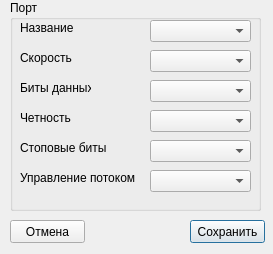
<?xml version="1.0" encoding="UTF-8"?>
<ui version="4.0">
 <class>serialPortsDialog</class>
 <widget class="QDialog" name="serialPortsDialog">
  <property name="geometry">
   <rect>
    <x>0</x>
    <y>0</y>
    <width>273</width>
    <height>254</height>
   </rect>
  </property>
  <property name="windowTitle">
   <string>Dialog</string>
  </property>
  <widget class="QGroupBox" name="groupBox">
   <property name="geometry">
    <rect>
     <x>10</x>
     <y>0</y>
     <width>251</width>
     <height>211</height>
    </rect>
   </property>
   <property name="title">
    <string>Порт</string>
   </property>
   <widget class="QComboBox" name="flowControl">
    <property name="geometry">
     <rect>
      <x>140</x>
      <y>170</y>
      <width>101</width>
      <height>22</height>
     </rect>
    </property>
   </widget>
   <widget class="QLabel" name="label_5">
    <property name="geometry">
     <rect>
      <x>10</x>
      <y>170</y>
      <width>131</width>
      <height>16</height>
     </rect>
    </property>
    <property name="text">
     <string>Управление потоком</string>
    </property>
   </widget>
   <widget class="QComboBox" name="stopBits_1">
    <property name="geometry">
     <rect>
      <x>140</x>
      <y>140</y>
      <width>101</width>
      <height>22</height>
     </rect>
    </property>
   </widget>
   <widget class="QLabel" name="label">
    <property name="geometry">
     <rect>
      <x>10</x>
      <y>50</y>
      <width>61</width>
      <height>16</height>
     </rect>
    </property>
    <property name="text">
     <string>Скорость</string>
    </property>
   </widget>
   <widget class="QLabel" name="label_4">
    <property name="geometry">
     <rect>
      <x>10</x>
      <y>140</y>
      <width>91</width>
      <height>16</height>
     </rect>
    </property>
    <property name="text">
     <string>Стоповые биты</string>
    </property>
   </widget>
   <widget class="QLabel" name="label_3">
    <property name="geometry">
     <rect>
      <x>10</x>
      <y>110</y>
      <width>61</width>
      <height>16</height>
     </rect>
    </property>
    <property name="text">
     <string>Четность</string>
    </property>
   </widget>
   <widget class="QComboBox" name="parity">
    <property name="geometry">
     <rect>
      <x>140</x>
      <y>110</y>
      <width>101</width>
      <height>22</height>
     </rect>
    </property>
   </widget>
   <widget class="QComboBox" name="baudRate">
    <property name="geometry">
     <rect>
      <x>140</x>
      <y>50</y>
      <width>101</width>
      <height>22</height>
     </rect>
    </property>
   </widget>
   <widget class="QComboBox" name="dataBits">
    <property name="geometry">
     <rect>
      <x>140</x>
      <y>80</y>
      <width>101</width>
      <height>22</height>
     </rect>
    </property>
   </widget>
   <widget class="QLabel" name="label_2">
    <property name="geometry">
     <rect>
      <x>10</x>
      <y>80</y>
      <width>71</width>
      <height>16</height>
     </rect>
    </property>
    <property name="text">
     <string>Биты данных</string>
    </property>
   </widget>
   <widget class="QLabel" name="label_7">
    <property name="geometry">
     <rect>
      <x>10</x>
      <y>20</y>
      <width>71</width>
      <height>16</height>
     </rect>
    </property>
    <property name="text">
     <string>Название</string>
    </property>
   </widget>
   <widget class="QComboBox" name="portName">
    <property name="geometry">
     <rect>
      <x>140</x>
      <y>20</y>
      <width>101</width>
      <height>22</height>
     </rect>
    </property>
   </widget>
  </widget>
  <widget class="QPushButton" name="okButton">
   <property name="geometry">
    <rect>
     <x>190</x>
     <y>220</y>
     <width>75</width>
     <height>23</height>
    </rect>
   </property>
   <property name="text">
    <string>Сохранить</string>
   </property>
  </widget>
  <widget class="QPushButton" name="canselButton">
   <property name="geometry">
    <rect>
     <x>10</x>
     <y>220</y>
     <width>75</width>
     <height>23</height>
    </rect>
   </property>
   <property name="text">
    <string>Отмена</string>
   </property>
  </widget>
 </widget>
 <resources/>
 <connections/>
</ui>
